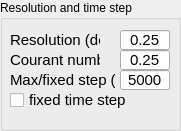
            <widget class="QGroupBox" name="resolutionGroup">
             <property name="geometry">
              <rect>
               <x>210</x>
               <y>0</y>
               <width>181</width>
               <height>131</height>
              </rect>
             </property>
             <property name="title">
              <string>Resolution and time step</string>
             </property>
             <widget class="QLabel" name="label_4">
              <property name="geometry">
               <rect>
                <x>10</x>
                <y>30</y>
                <width>90</width>
                <height>20</height>
               </rect>
              </property>
              <property name="minimumSize">
               <size>
                <width>90</width>
                <height>20</height>
               </size>
              </property>
              <property name="maximumSize">
               <size>
                <width>90</width>
                <height>20</height>
               </size>
              </property>
              <property name="font">
               <font>
                <family>Lucida Grande</family>
                <pointsize>11</pointsize>
                <weight>50</weight>
                <bold>false</bold>
               </font>
              </property>
              <property name="text">
               <string>Resolution (deg)</string>
              </property>
             </widget>
             <widget class="QLineEdit" name="resolution">
              <property name="geometry">
               <rect>
                <x>120</x>
                <y>30</y>
                <width>50</width>
                <height>20</height>
               </rect>
              </property>
              <property name="minimumSize">
               <size>
                <width>50</width>
                <height>20</height>
               </size>
              </property>
              <property name="maximumSize">
               <size>
                <width>50</width>
                <height>20</height>
               </size>
              </property>
              <property name="font">
               <font>
                <family>Lucida Grande</family>
                <pointsize>11</pointsize>
               </font>
              </property>
              <property name="text">
               <string>0.25</string>
              </property>
              <property name="alignment">
               <set>Qt::AlignCenter</set>
              </property>
             </widget>
             <widget class="QLabel" name="label_5">
              <property name="geometry">
               <rect>
                <x>10</x>
                <y>50</y>
                <width>90</width>
                <height>20</height>
               </rect>
              </property>
              <property name="minimumSize">
               <size>
                <width>90</width>
                <height>20</height>
               </size>
              </property>
              <property name="maximumSize">
               <size>
                <width>90</width>
                <height>20</height>
               </size>
              </property>
              <property name="font">
               <font>
                <family>Lucida Grande</family>
                <pointsize>11</pointsize>
                <weight>50</weight>
                <bold>false</bold>
               </font>
              </property>
              <property name="text">
               <string>Courant number</string>
              </property>
             </widget>
             <widget class="QLineEdit" name="courantNumber">
              <property name="geometry">
               <rect>
                <x>120</x>
                <y>50</y>
                <width>50</width>
                <height>20</height>
               </rect>
              </property>
              <property name="minimumSize">
               <size>
                <width>50</width>
                <height>20</height>
               </size>
              </property>
              <property name="maximumSize">
               <size>
                <width>50</width>
                <height>20</height>
               </size>
              </property>
              <property name="font">
               <font>
                <family>Lucida Grande</family>
                <pointsize>11</pointsize>
               </font>
              </property>
              <property name="text">
               <string>0.25</string>
              </property>
              <property name="alignment">
               <set>Qt::AlignCenter</set>
              </property>
             </widget>
             <widget class="QCheckBox" name="fixedTimestepCheck">
              <property name="geometry">
               <rect>
                <x>10</x>
                <y>90</y>
                <width>131</width>
                <height>20</height>
               </rect>
              </property>
              <property name="font">
               <font>
                <pointsize>11</pointsize>
               </font>
              </property>
              <property name="text">
               <string>fixed time step</string>
              </property>
             </widget>
             <widget class="QLabel" name="label_6">
              <property name="geometry">
               <rect>
                <x>10</x>
                <y>70</y>
                <width>105</width>
                <height>20</height>
               </rect>
              </property>
              <property name="minimumSize">
               <size>
                <width>105</width>
                <height>20</height>
               </size>
              </property>
              <property name="maximumSize">
               <size>
                <width>100</width>
                <height>20</height>
               </size>
              </property>
              <property name="font">
               <font>
                <family>Lucida Grande</family>
                <pointsize>11</pointsize>
                <weight>50</weight>
                <bold>false</bold>
               </font>
              </property>
              <property name="text">
               <string>Max/fixed step (yr)</string>
              </property>
             </widget>
             <widget class="QLineEdit" name="timeStep">
              <property name="geometry">
               <rect>
                <x>120</x>
                <y>70</y>
                <width>50</width>
                <height>20</height>
               </rect>
              </property>
              <property name="minimumSize">
               <size>
                <width>50</width>
                <height>20</height>
               </size>
              </property>
              <property name="maximumSize">
               <size>
                <width>50</width>
                <height>20</height>
               </size>
              </property>
              <property name="font">
               <font>
                <family>Lucida Grande</family>
                <pointsize>11</pointsize>
               </font>
              </property>
              <property name="text">
               <string>5000</string>
              </property>
              <property name="alignment">
               <set>Qt::AlignCenter</set>
              </property>
             </widget>
            </widget>
